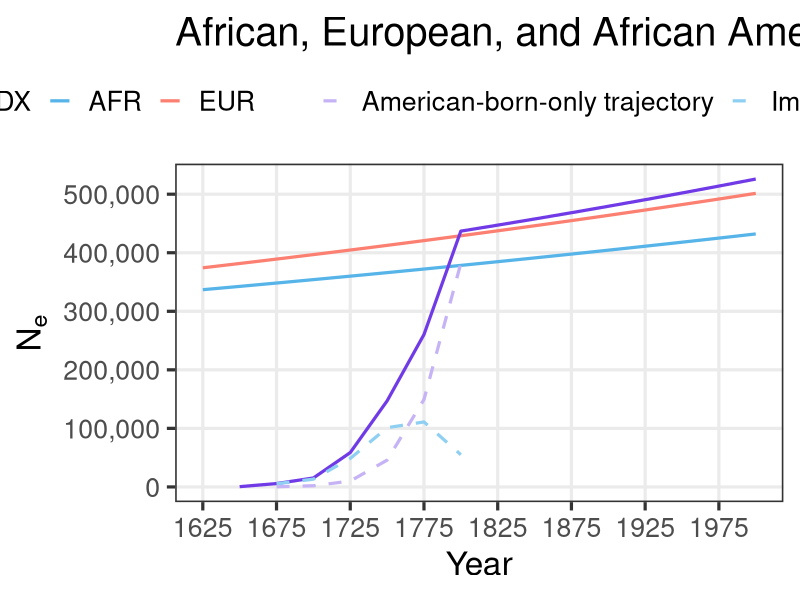
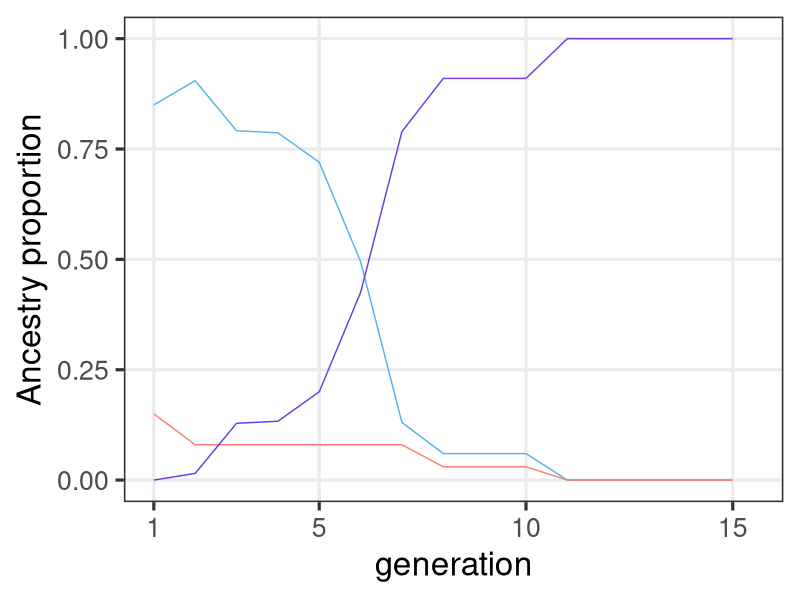

Write R code to recreate these figures, in order.
# ______________________________________________________________________________
# Aydin Karatas
# ___
# University of Southern California
# Department of Quantitative and Computational Biology
# Mooney Lab
# ___
# calc_ADX_Ne.R
# ______________________________________________________________________________


library(tidyverse)
library(patchwork)

# functions ----
# validate that a given value is a single non-negative whole generation.
# `value` is the candidate input and `name` is used in the error message.
validate.whole.generation.count <- function(value, name) {
  if (
    length(value) != 1 ||
      is.na(value) ||
      !is.finite(value) ||
      value != as.integer(value) ||
      value < 0
  ) {
    stop(name, " must be a non-negative whole generation count", call. = FALSE)
  }

  as.integer(value)
}

# build a generation sequence that can be empty when the requested length is 0.
# `start` is the first generation in the block and `len` is the block length.
build.generation.block <- function(start, len) {
  if (len == 0) {
    return(integer(0))
  }

  seq.int(start, start + len - 1L)
}

# return an explicit argument when provided, otherwise pull the default.
# `value` is the user-supplied override, `name` is the default binding name,
# and `defaults.env` is the environment that stores the fallback value.
resolve.default.param <- function(value, name, defaults.env) {
  if (!is.null(value)) {
    return(value)
  }

  get(name, envir = defaults.env)
}

# build the modeled generation layout for the three epochs.
# `epoch.*.len` are the epoch lengths, `gen.time` and `present.year` define the
# timeline, and `start.year` sets the first modeled generation boundary.
calc.epoch.config <- function(
    epoch.1.len,
    epoch.2.len,
    epoch.3.len,
    gen.time,
    present.year,
    start.year = 1625
) {
  epoch.1.len <- validate.whole.generation.count(
    epoch.1.len,
    "epoch.1.len"
  )
  epoch.2.len <- validate.whole.generation.count(
    epoch.2.len,
    "epoch.2.len"
  )
  epoch.3.len <- validate.whole.generation.count(
    epoch.3.len,
    "epoch.3.len"
  )

  max.epoch.1.len <- 7L

  if (epoch.1.len > max.epoch.1.len) {
    stop("epoch.1.len cannot exceed 7 modeled generations", call. = FALSE)
  }

  year.span <- present.year - start.year
  total.generations <- year.span / gen.time

  if (total.generations != as.integer(total.generations)) {
    stop(
      "present.year - start.year must be divisible by gen.time",
      call. = FALSE
    )
  }

  total.generations <- as.integer(total.generations)
  total.epoch.len <- epoch.1.len + epoch.2.len + epoch.3.len

  if (total.epoch.len != total.generations) {
    stop(
      "total epoch length must equal (present.year - start.year) / gen.time",
      call. = FALSE
    )
  }

  epoch.1.generations <- build.generation.block(1L, epoch.1.len)
  epoch.2.generations <- build.generation.block(epoch.1.len + 1L, epoch.2.len)
  epoch.3.first.generation <- if (epoch.3.len == 0) {
    NA_integer_
  } else {
    epoch.1.len + epoch.2.len + 1L
  }
  epoch.3.generations <- build.generation.block(
    epoch.1.len + epoch.2.len + 1L,
    epoch.3.len
  )

  epoch.3.anchor.generation <- NA_integer_

  if (epoch.3.len > 0) {
    if (epoch.2.len > 0) {
      epoch.3.anchor.generation <- max(epoch.2.generations)
    } else if (epoch.1.len > 0) {
      epoch.3.anchor.generation <- max(epoch.1.generations)
    } else {
      stop(
        "epoch 3 requires a prior non-empty epoch to provide an anchor",
        call. = FALSE
      )
    }
  }

  list(
    epoch.1.len = epoch.1.len,
    epoch.2.len = epoch.2.len,
    epoch.3.len = epoch.3.len,
    max.epoch.1.len = max.epoch.1.len,
    start.year = start.year,
    total.generations = total.generations,
    final.generation = total.generations,
    epoch.1.generations = epoch.1.generations,
    epoch.1.sex.generations = epoch.1.generations[epoch.1.generations >= 2],
    epoch.2.generations = epoch.2.generations,
    epoch.2.parental.generations = epoch.2.generations[
      epoch.2.generations >= 2
    ],
    epoch.3.generations = epoch.3.generations,
    epoch.3.first.generation = epoch.3.first.generation,
    epoch.3.anchor.generation = epoch.3.anchor.generation
  )
}

# create the African and European ancestry proportions by modeled generation.
# `mooney.cg[1]` is a dummy value for alignment. The paper-derived values start
# at `mooney.cg[2]`, so modeled G1 uses position 2.
build.mixing.props <- function(
    epoch.config,
    mooney.cg,
    epoch.1.eur.prop,
    epoch.2.afr.prop,
    epoch.2.eur.prop,
    epoch.3.afr.prop,
    epoch.3.eur.prop
) {
  if (epoch.config$epoch.1.len > length(mooney.cg) - 1L) {
    stop(
      "epoch.1.len cannot exceed paper-derived mooney.cg values",
      call. = FALSE
    )
  }

  epoch.1.cg <- if (epoch.config$epoch.1.len == 0L) {
    numeric(0)
  } else {
    mooney.cg[seq.int(2L, epoch.config$epoch.1.len + 1L)]
  }
  s.eur <- c(
    rep(epoch.1.eur.prop, epoch.config$epoch.1.len),
    rep(epoch.2.eur.prop, epoch.config$epoch.2.len),
    rep(epoch.3.eur.prop, epoch.config$epoch.3.len)
  )
  s.afr <- c(
    (1 - epoch.1.eur.prop) * epoch.1.cg,
    rep(epoch.2.afr.prop, epoch.config$epoch.2.len),
    rep(epoch.3.afr.prop, epoch.config$epoch.3.len)
  )

  if (
    length(s.eur) != epoch.config$total.generations ||
      length(s.afr) != epoch.config$total.generations
  ) {
    stop("AA.mixing.props vectors must not recycle", call. = FALSE)
  }

  tibble(
    g = seq_len(epoch.config$total.generations),
    s.afr = s.afr,
    s.eur = s.eur,
    h = pmax(1 - s.afr - s.eur, 0)
  )
}

# intersect generation windows with historical periods and measure coverage.
# `window.tbl` is the generation map and `hacker.tbl` is the historical  period
# table with start and end years.
calc.period.overlaps <- function(window.tbl, hacker.tbl) {
  merge(window.tbl, hacker.tbl, by = NULL) %>%
    as_tibble() %>%
    mutate(
      period.length = end.year - start.year,
      overlap.start.year = pmax(window.start.year, start.year),
      overlap.end.year = pmin(window.end.year, end.year),
      overlap.years = pmax(0, overlap.end.year - overlap.start.year),
      overlap.weight = overlap.years / period.length
    ) %>%
    filter(overlap.years > 0) %>%
    arrange(generation, start.year)
}

# estimate population size at a year by interpolating inside a period.
# `year` is the target year to query and `hacker.tbl` contains the period
# boundaries plus beginning and ending population sizes.
calc.boundary.population <- function(year, hacker.tbl) {
  if (is.na(year)) {
    return(NA_real_)
  }

  if (year < min(hacker.tbl$start.year) || year > max(hacker.tbl$end.year)) {
    return(NA_real_)
  }

  period.idx <- which(
    hacker.tbl$start.year <= year & hacker.tbl$end.year >= year
  )
  period.idx <- period.idx[length(period.idx)]
  period.row <- hacker.tbl[period.idx, ]
  period.length <- period.row$end.year - period.row$start.year
  period.frac <- (year - period.row$start.year) / period.length

  period.row$pop.beginning +
    period.frac * (period.row$pop.end - period.row$pop.beginning)
}

# build a generation map with explicit labels and calendar windows.
# G0 can be built with `first.generation = 0`, but modeled output starts at G1.
build.generation.map <- function(
    first.generation,
    generation.count,
    start.year,
    gen.time
) {
  tibble(
    generation = seq.int(
      first.generation,
      first.generation + generation.count - 1L
    ),
    generation.start.year = seq(
      start.year,
      start.year + gen.time * (generation.count - 1L),
      by = gen.time
    ),
    generation.end.year = generation.start.year + gen.time,
    generation.window.years = generation.end.year - generation.start.year,
    window.start.year = generation.start.year,
    window.end.year = generation.end.year
  )
}

# aggregate historical inputs over generation windows.
# This returns source-history summaries only; callers decide which rows are part
# of the modeled trajectory.
aggregate.generation.history <- function(
    generation.map,
    hacker.tbl,
    hacker.end.year
) {
  history.overlap <- calc.period.overlaps(generation.map, hacker.tbl) %>%
    select(
      generation,
      generation.start.year,
      generation.end.year,
      period,
      start.year,
      end.year,
      overlap.start.year,
      overlap.end.year,
      overlap.years,
      overlap.weight,
      imported,
      births,
      assumed.birth.rate,
      person.years.lived
    )

  history.agg <- history.overlap %>%
    group_by(generation, generation.start.year, generation.end.year) %>%
    summarise(
      periods = paste(period, collapse = ", "),
      imported = sum(imported * overlap.weight, na.rm = TRUE),
      births = sum(births * overlap.weight, na.rm = TRUE),
      birth.rate = weighted.mean(
        assumed.birth.rate,
        person.years.lived * overlap.weight,
        na.rm = TRUE
      ),
      aggregation.start.year = min(overlap.start.year),
      aggregation.end.year = max(overlap.end.year),
      hacker.window.years = sum(overlap.years),
      .groups = "drop"
    )

  history.agg <- generation.map %>%
    select(
      generation,
      generation.start.year,
      generation.end.year,
      generation.window.years
    ) %>%
    left_join(
      history.agg,
      by = c("generation", "generation.start.year", "generation.end.year")
    ) %>%
    mutate(
      population.boundary.year = if_else(
        generation.start.year < hacker.end.year,
        pmin(generation.end.year, hacker.end.year),
        NA_real_
      ),
      pop.end = map_dbl(
        population.boundary.year,
        calc.boundary.population,
        hacker.tbl = hacker.tbl
      ),
      is.truncated = !is.na(hacker.window.years) &
        hacker.window.years < generation.window.years
    )

  list(overlap = history.overlap, agg = history.agg)
}

# add a readable epoch label to each generation row.
# `AA.ne` is the analysis table and `epoch.config` supplies the generation
# ranges used to assign the three epoch labels.
make.epoch.labels <- function(AA.ne, epoch.config) {
  epoch.1.label <- if (length(epoch.config$epoch.1.generations) > 0) {
    "Epoch 1: Import-influenced sex proportions"
  } else {
    NA_character_
  }
  epoch.2.label <- if (length(epoch.config$epoch.2.generations) > 0) {
      "Epoch 2: WF 'Inbreeding Nb'"
  } else {
    NA_character_
  }
  epoch.3.label <- if (length(epoch.config$epoch.3.generations) > 0) {
      "Epoch 3: Modern exponential growth"
  } else {
    NA_character_
  }

  AA.ne %>%
    mutate(
      epoch = case_when(
        generation %in% epoch.config$epoch.1.generations ~ epoch.1.label,
        generation %in% epoch.config$epoch.2.generations ~ epoch.2.label,
        generation %in% epoch.config$epoch.3.generations ~ epoch.3.label
      )
    )
}

# check that the derived tables are internally consistent before returning.
# `AA.ne`, `AA.overlap`, and `AA.mixing.props` are the computed outputs, while
# the remaining arguments provide the timeline and boundary checks.
validate.analysis.outputs <- function(
    AA.ne,
    AA.overlap,
    AA.mixing.props,
    epoch.config,
    gen.time,
    present.year
) {
  stopifnot(
    identical(
      sort(AA.ne$generation),
      seq_len(epoch.config$total.generations)
    ),
    nrow(AA.mixing.props) == epoch.config$total.generations,
    identical(AA.mixing.props$g, seq_len(epoch.config$total.generations)),
    all(AA.ne$generation.window.years == gen.time),
    AA.ne$generation.start.year[1] == epoch.config$start.year,
    AA.ne$generation.end.year[epoch.config$final.generation] == present.year,
    all(AA.overlap$overlap.weight > 0),
    all(AA.overlap$overlap.weight <= 1),
    !is.na(AA.ne$female.total[1]),
    !is.na(AA.ne$male.total[1]),
    all(!is.na(AA.ne$female.total[epoch.config$epoch.1.sex.generations])),
    all(!is.na(AA.ne$male.total[epoch.config$epoch.1.sex.generations])),
    all(
      !is.na(
        AA.ne$parental.population[epoch.config$epoch.2.parental.generations]
      )
    ),
    all(!is.na(AA.ne$k[epoch.config$epoch.2.generations])),
    all(is.finite(AA.ne$admix.ne[epoch.config$epoch.2.generations])),
    all(AA.ne$admix.ne[epoch.config$epoch.2.generations] > 0),
    all(is.finite(AA.ne$import.ne[epoch.config$epoch.2.generations])),
    all(AA.ne$import.ne[epoch.config$epoch.2.generations] >= 0),
    all(
      is.na(AA.ne$import.female[epoch.config$epoch.2.generations]) |
        AA.ne$import.female[epoch.config$epoch.2.generations] > 0
    ),
    all(
      is.na(AA.ne$import.male[epoch.config$epoch.2.generations]) |
        AA.ne$import.male[epoch.config$epoch.2.generations] > 0
    ),
    all(
      abs(
        AA.ne$ne[epoch.config$epoch.2.generations] -
          AA.ne$admix.ne[epoch.config$epoch.2.generations] -
          AA.ne$import.ne[epoch.config$epoch.2.generations]
      ) < 1e-6
    ),
    all(
      AA.ne$import.ne[
        epoch.config$epoch.2.generations[
          AA.ne$imported[epoch.config$epoch.2.generations] <= 0
        ]
      ] == 0
    ),
    all(
      grepl(
        "^Epoch 3:",
        AA.ne$epoch[epoch.config$epoch.3.generations]
      )
    ),
    all(is.finite(AA.ne$ne)),
    all(AA.ne$ne > 0)
  )
}

# compute the full AA Ne analysis and return every intermediate table.
# the scalar arguments control the demographic timeline, G1 initialization, and
# epoch settings, while `mooney.cg` and `hacker.tbl` provide the input data.
calc.aa.ne.results <- function(
    gen.time = NULL,
    hacker.end.year = NULL,
    present.year = NULL,
    epoch.1.len = NULL,
    epoch.2.len = NULL,
    epoch.3.len = NULL,
    epoch.3.growth.rate = NULL,
    mooney.cg = NULL,
    epoch.1.eur.prop = NULL,
    epoch.2.afr.prop = NULL,
    epoch.2.eur.prop = NULL,
    epoch.3.afr.prop = NULL,
    epoch.3.eur.prop = NULL,
    hacker.tbl = NULL
) {
  defaults.env <- parent.env(environment())
  gen.time <- resolve.default.param(gen.time, "gen.time", defaults.env)
  hacker.end.year <- resolve.default.param(
    hacker.end.year,
    "hacker.end.year",
    defaults.env
  )
  present.year <- resolve.default.param(
    present.year,
    "present.year",
    defaults.env
  )
  epoch.1.len <- resolve.default.param(
    epoch.1.len,
    "epoch.1.len",
    defaults.env
  )
  epoch.2.len <- resolve.default.param(
    epoch.2.len,
    "epoch.2.len",
    defaults.env
  )
  epoch.3.len <- resolve.default.param(
    epoch.3.len,
    "epoch.3.len",
    defaults.env
  )
  epoch.3.growth.rate <- resolve.default.param(
    epoch.3.growth.rate,
    "epoch.3.growth.rate",
    defaults.env
  )
  mooney.cg <- resolve.default.param(mooney.cg, "mooney.cg", defaults.env)
  epoch.1.eur.prop <- resolve.default.param(
    epoch.1.eur.prop,
    "epoch.1.eur.prop",
    defaults.env
  )
  epoch.2.afr.prop <- resolve.default.param(
    epoch.2.afr.prop,
    "epoch.2.afr.prop",
    defaults.env
  )
  epoch.2.eur.prop <- resolve.default.param(
    epoch.2.eur.prop,
    "epoch.2.eur.prop",
    defaults.env
  )
  epoch.3.afr.prop <- resolve.default.param(
    epoch.3.afr.prop,
    "epoch.3.afr.prop",
    defaults.env
  )
  epoch.3.eur.prop <- resolve.default.param(
    epoch.3.eur.prop,
    "epoch.3.eur.prop",
    defaults.env
  )
  hacker.tbl <- resolve.default.param(hacker.tbl, "hacker.tbl", defaults.env)

  epoch.config <- calc.epoch.config(
    epoch.1.len = epoch.1.len,
    epoch.2.len = epoch.2.len,
    epoch.3.len = epoch.3.len,
    gen.time = gen.time,
    present.year = present.year
  )

  AA.mixing.props <- build.mixing.props(
    epoch.config = epoch.config,
    mooney.cg = mooney.cg,
    epoch.1.eur.prop = epoch.1.eur.prop,
    epoch.2.afr.prop = epoch.2.afr.prop,
    epoch.2.eur.prop = epoch.2.eur.prop,
    epoch.3.afr.prop = epoch.3.afr.prop,
    epoch.3.eur.prop = epoch.3.eur.prop
  )

  AA.hacker.tbl <- hacker.tbl %>%
    mutate(
      start.year = as.numeric(sub("-.*", "", period)),
      end.year = as.numeric(sub(".*-", "", period))
    ) %>%
    select(
      period,
      start.year,
      end.year,
      person.years.lived,
      assumed.birth.rate,
      imported,
      births,
      pop.beginning,
      pop.end
    )

  # G0 is a historical initialization window only. It is not returned in AA.ne,
  # not included in AA.mixing.props, and not plotted as part of the AA model.
  g0.generation.map <- build.generation.map(
    first.generation = 0L,
    generation.count = 1L,
    start.year = epoch.config$start.year - gen.time,
    gen.time = gen.time
  )

  AA.generation.map <- build.generation.map(
    first.generation = 1L,
    generation.count = epoch.config$total.generations,
    start.year = epoch.config$start.year,
    gen.time = gen.time
  )

  g0.history <- aggregate.generation.history(
    generation.map = g0.generation.map,
    hacker.tbl = AA.hacker.tbl,
    hacker.end.year = hacker.end.year
  )
  AA.history <- aggregate.generation.history(
    generation.map = AA.generation.map,
    hacker.tbl = AA.hacker.tbl,
    hacker.end.year = hacker.end.year
  )
  AA.overlap <- AA.history$overlap
  g0.agg <- g0.history$agg
  AA.agg <- AA.history$agg

  g0.african.potential.parents <- g0.agg$pop.end[1] - g0.agg$births[1]
  g1.imported <- AA.agg$imported[AA.agg$generation == 1]
  g1.african.total <- g0.african.potential.parents + g1.imported
  g1.european.total <- g1.african.total * 0.15
  g1.female.total <- g1.african.total * (1 / 3)
  g1.male.total <- g1.african.total * (2 / 3) + g1.european.total
  ne.g1 <- 4 * g1.female.total * g1.male.total /
    (g1.female.total + g1.male.total)

  stopifnot(
    is.finite(g0.african.potential.parents),
    g0.african.potential.parents >= 0,
    is.finite(g1.imported),
    is.finite(ne.g1),
    ne.g1 > 0
  )

  AA.ne <- AA.agg %>%
    arrange(generation) %>%
    mutate(
      population.at.generation.start = map_dbl(
        generation.start.year,
        calc.boundary.population,
        hacker.tbl = AA.hacker.tbl
      ),
      prev.births = dplyr::lag(births),
      previous.birth.periods = NA_character_,
      births.in.previous.25.years = NA_real_,
      female.imported = if_else(
        generation %in% epoch.config$epoch.1.sex.generations,
        ceiling(imported / 3),
        NA_real_
      ),
      male.imported = if_else(
        generation %in% epoch.config$epoch.1.sex.generations,
        floor(2 * imported / 3),
        NA_real_
      ),
      female.potential = if_else(
        generation %in% epoch.config$epoch.1.sex.generations,
        0.5 * prev.births,
        NA_real_
      ),
      male.potential = if_else(
        generation %in% epoch.config$epoch.1.sex.generations,
        0.5 * prev.births,
        NA_real_
      ),
      female.total = case_when(
        generation == 1 ~ g1.female.total,
        TRUE ~ female.imported + female.potential
      ),
      male.total = case_when(
        generation == 1 ~ g1.male.total,
        TRUE ~ male.imported + male.potential
      ),
      adult.population.age25.proxy = NA_real_,
      parental.population = if_else(
        generation %in% epoch.config$epoch.2.generations,
        prev.births,
        NA_real_
      ),
      parental.population.method = if_else(
        generation %in% epoch.config$epoch.2.generations,
        "prev.births plus separate import Ne component",
        NA_character_
      ),
      k = if_else(
        generation %in% epoch.config$epoch.2.generations,
        gen.time * birth.rate / 1000,
        NA_real_
      ),
      import.female = if_else(
        generation %in% epoch.config$epoch.2.generations & imported > 0,
        ceiling(imported / 3),
        NA_real_
      ),
      import.male = if_else(
        generation %in% epoch.config$epoch.2.generations & imported > 0,
        floor(2 * imported / 3),
        NA_real_
      ),
      admix.ne = if_else(
        generation %in% epoch.config$epoch.2.generations,
        (k * parental.population - 1) / k,
        NA_real_
      ),
      import.ne = case_when(
        generation %in% epoch.config$epoch.2.generations &
          imported > 0 &
          import.female > 0 &
          import.male > 0 ~
            4 * import.female * import.male / (import.female + import.male),
        generation %in% epoch.config$epoch.2.generations ~ 0,
        TRUE ~ NA_real_
      )
    )

  AA.ne <- AA.ne %>%
    mutate(
      ne = case_when(
        generation == 1 ~ ne.g1,
        generation %in% epoch.config$epoch.1.sex.generations ~
          4 * female.total * male.total / (female.total + male.total),
        generation %in% epoch.config$epoch.2.generations ~
          admix.ne + import.ne,
        TRUE ~ NA_real_
      )
    )

  epoch.3.anchor.ne <- if (length(epoch.config$epoch.3.generations) == 0) {
    NA_real_
  } else {
    AA.ne %>%
      filter(generation == epoch.config$epoch.3.anchor.generation) %>%
      pull(ne)
  }

  AA.ne <- AA.ne %>%
    mutate(
      ne = if_else(
        generation %in% epoch.config$epoch.3.generations,
        epoch.3.anchor.ne *
          exp(epoch.3.growth.rate *
            (generation - epoch.config$epoch.3.anchor.generation)),
        ne
      ),
      n.f.plus.m = (female.total + male.total),
      ne.over.n = ne / n.f.plus.m,
      four.f.m = 4 * (female.total / n.f.plus.m) * (male.total / n.f.plus.m)
    ) %>%
    make.epoch.labels(epoch.config) %>%
    select(
      generation,
      generation.start.year,
      generation.end.year,
      generation.window.years,
      aggregation.start.year,
      aggregation.end.year,
      hacker.window.years,
      is.truncated,
      population.boundary.year,
      periods,
      epoch,
      imported,
      births,
      birth.rate,
      prev.births,
      pop.end,
      previous.birth.periods,
      births.in.previous.25.years,
      population.at.generation.start,
      female.total,
      male.total,
      adult.population.age25.proxy,
      parental.population,
      parental.population.method,
      k,
      admix.ne,
      import.female,
      import.male,
      import.ne,
      ne,
      n.f.plus.m,
      ne.over.n,
      four.f.m
    )

  validate.analysis.outputs(
    AA.ne = AA.ne,
    AA.overlap = AA.overlap,
    AA.mixing.props = AA.mixing.props,
    epoch.config = epoch.config,
    gen.time = gen.time,
    present.year = present.year
  )

  list(
    AA.ne = AA.ne,
    AA.overlap = AA.overlap,
    AA.mixing.props = AA.mixing.props,
    epoch.config = epoch.config,
    ne.g1 = ne.g1,
    epoch.3.anchor.ne = epoch.3.anchor.ne,
    epoch.3.growth.rate = epoch.3.growth.rate
  )
}


# tunable parameters ----
gen.time <- 25
hacker.end.year <- 1865
present.year <- 2000
epoch.1.len <- 1
epoch.2.len <- 6 
epoch.3.len <- 8

# This source table keeps several historical columns for completeness. The model
# directly uses only period, person-years, birth-rate, imports, births, and
# population-boundary columns selected into `AA.hacker.tbl`.
hacker.tbl <- data.frame(
  period = c(
    "1610-1620", "1620-1630", "1630-1640", "1640-1650", "1650-1660",
    "1660-1670", "1670-1680", "1680-1690", "1690-1700", "1700-1710",
    "1710-1720", "1720-1730", "1730-1740", "1740-1750", "1750-1760",
    "1760-1770", "1770-1780", "1780-1790", "1790-1800", "1800-1810",
    "1810-1820", "1820-1830", "1830-1840", "1840-1850", "1850-1860",
    "1860-1861", "1861-1862", "1862-1863", "1863-1864", "1864-1865"
  ),
  pop.beginning = c(
    0, 20, 59, 585, 1568,
    2862, 4444, 6832, 16394, 27806,
    41844, 67294, 95669, 156040, 247027,
    319290, 459446, 558921, 706514, 908036,
    1195182, 1550757, 2021968, 2530405, 3204420,
    3953760, 3991133, 3903859, 3815760, 3726828
  ),
  pop.end = c(
    20, 59, 585, 1568, 2862,
    4444, 6832, 16394, 27806, 41844,
    67294, 95669, 156040, 247027, 319290,
    459446, 558921, 706514, 908036, 1195182,
    1550757, 2021968, 2530405, 3204420, 3953760,
    3991133, 3903859, 3815760, 3726828, 3630336
  ),
  growth.rate.10yr = c(
    NA, 195.0, 891.5, 168.0, 82.5,
    55.3, 53.7, 140.0, 69.6, 50.5,
    60.8, 42.2, 63.1, 58.3, 29.3,
    43.9, 21.7, 26.4, 28.5, 31.6,
    29.8, 30.4, 25.1, 26.6, 23.4,
    NA, NA, NA, NA, NA
  ),
  person.years.lived = c(
    16, 361, 2293, 9970, 21505,
    35952, 55527, 109243, 215999, 343482,
    535651, 806513, 1234030, 1980625, 2816150,
    3851269, 5075599, 6298380, 8030652, 10450423,
    13652609, 17759559, 22666906, 28541607, 35659777,
    3972417, 3947335, 3859642, 3771119, 3144251
  ),
  hours.worked.millions = c(
    0, 1, 5, 23, 49,
    82, 127, 251, 496, 788,
    1229, 1850, 2831, 4544, 6461,
    8835, 11644, 14449, 18423, 23975,
    31321, 40743, 52001, 65478, 81808,
    9113, 9056, 8855, 8651, 7213
  ),
  assumed.birth.rate = c(
    NA, 22.4, 22.4, 22.4, 22.4,
    22.4, 26.5, 27.3, 29.1, 31.0,
    34.6, 41.3, 41.4, 41.2, 46.4,
    39.5, 39.1, 44.7, 50.3, 55.8,
    55.7, 56.5, 56.5, 54.0, 52.3,
    49.6, 49.6, 49.6, 49.6, 49.6
  ),
  births = c(
    NA, 8, 51, 223, 481,
    804, 1472, 2986, 6295, 10635,
    18524, 33316, 51150, 81536, 130654,
    151957, 198660, 281549, 403648, 583395,
    759768, 1003859, 1280680, 1539820, 1865898,
    197032, 195788, 191438, 187048, 155955
  ),
  imported = c(
    32, 150, 110, 301, 1335,
    3038, 3582, 4947, 8197, 16442,
    17622, 41334, 66672, 26455, 44718,
    59557, 41129, 25105, 16183, 77368,
    5207, 410, 91, 0, 303,
    110, 0, 0, 0, 0
  ),
  smuggled = c(
    NA, NA, NA, NA, NA,
    NA, NA, NA, NA, NA,
    NA, NA, NA, NA, NA,
    NA, NA, NA, NA, NA,
    NA, 1100, 900, 500, 200,
    NA, NA, NA, NA, NA
  ),
  natural.increase.rate = c(
    NA, -30.8, 18.1, 6.8, -0.2,
    -4.0, -2.2, 4.2, 1.5, -0.7,
    1.5, -1.6, -0.5, 3.3, 1.0,
    2.1, 1.3, 2.2, 2.6, 2.4,
    2.7, 2.9, 2.4, 2.4, 2.2,
    NA, NA, NA, NA, NA
  ),
  births.plus.imports = c(
    32, 158, 161, 524, 1816,
    3842, 5054, 7933, 14492, 27077,
    36146, 74650, 117822, 107991, 175372,
    211514, 239789, 306654, 419831, 660763,
    764975, 1005369, 1281671, 1540320, 1866401,
    197142, 195788, 191438, 187048, 155955
  ),
  percent.total = c(
    0.0, 0.0, 0.0, 0.0, 0.0,
    0.0, 0.1, 0.1, 0.1, 0.3,
    0.4, 0.8, 1.2, 1.1, 1.8,
    2.2, 2.4, 3.1, 4.3, 6.7,
    7.8, 10.3, 13.1, 15.7, 19.0,
    2.0, 2.0, 2.0, 1.9, 1.6
  ),
  cumulative.number = c(
    32, 190, 351, 875, 2691,
    6533, 11587, 19520, 34012, 61089,
    97235, 171885, 289707, 397698, 573070,
    784584, 1024373, 1331027, 1750858, 2411621,
    3176596, 4181965, 5463636, 7003956, 8870357,
    9067499, 9263287, 9454725, 9641773, 9797728
  ),
  cumulative.percent = c(
    0.0, 0.0, 0.0, 0.0, 0.0,
    0.1, 0.1, 0.2, 0.3, 0.6,
    1.0, 1.8, 3.0, 4.1, 5.8,
    8.0, 10.5, 13.6, 17.9, 24.6,
    32.4, 42.7, 55.8, 71.5, 90.5,
    92.5, 94.5, 96.5, 98.4, 100.0
  ),
  stringsAsFactors = FALSE
)

epoch.3.growth.rate <- 0.023175

epoch.1.eur.prop <- 0.08
epoch.2.afr.prop <- 0.06
epoch.2.eur.prop <- 0.03
epoch.3.afr.prop <- 0
epoch.3.eur.prop <- 0

# The first value is a dummy index placeholder. The paper-derived values start
# at position 2, so modeled G1 uses `mooney.cg[2]`.
mooney.cg <- c(
  1,
  1,
  0.9835,
  0.8602,
  0.8551,
  0.7826,
  0.5380,
  0.1418
)

# plot colors
afr.prim <- "#56B4E9"
afr.sec <- "#8FD0F2"
eur.prim <- "#fb8072"
admix.prim <- "#703BE7"
admix.sec <- "#C6B3F6"
# calculations ----
analysis.results <- calc.aa.ne.results()

AA.ne <- analysis.results$AA.ne
AA.overlap <- analysis.results$AA.overlap
AA.mixing.props <- analysis.results$AA.mixing.props
epoch.config <- analysis.results$epoch.config
ne.g1 <- analysis.results$ne.g1
epoch.3.anchor.ne <- analysis.results$epoch.3.anchor.ne


# plotting ----
summary.generations <- c(
  epoch.config$epoch.1.generations,
  epoch.config$epoch.2.generations,
  epoch.config$final.generation
)
summary.generations <- sort(unique(summary.generations))

cat("\nHistorical generation-level ADMIX Ne summary\n")
print(
  AA.ne %>%
    filter(generation %in% summary.generations) %>%
    select(
      generation,
      generation.start.year,
      generation.end.year,
      epoch,
      is.truncated,
      imported,
      births,
      birth.rate,
      prev.births,
      female.total,
      male.total,
      adult.population.age25.proxy,
      parental.population,
      parental.population.method,
      k,
      admix.ne,
      import.female,
      import.male,
      import.ne,
      ne
    ),
  n = Inf
)

cat(
  paste0(
    "\nHistorical present-day G",
    epoch.config$final.generation,
    " Ne: ",
    round(AA.ne$ne[AA.ne$generation == epoch.config$final.generation], 1),
    "\n"
  )
)

# tennessen afr/eur ne trajectory ----
# constants from `other_scripts/const.sh` and `build_demography.py`
t.af.years <- 148000
t.ooa.years <- 51000
t.eu0.years <- 23000
t.eg.years <- 5115
r.eu0 <- 0.00307
r.eu <- 0.0195
r.afr <- 0.0166
n.a <- 7310
n.afr.1 <- 14474
n.b <- 1861
n.eu0 <- 1032

t.af <- t.af.years / gen.time
t.ooa <- t.ooa.years / gen.time
t.eu0 <- t.eu0.years / gen.time
t.eg <- t.eg.years / gen.time
n.eu1 <- n.eu0 / exp(-r.eu0 * (t.eu0 - t.eg))
n.eu.present <- n.eu1 / exp(-r.eu * t.eg)
n.afr.present <- n.afr.1 / exp(-r.afr * t.eg)

tennessen.start.year <- min(AA.ne$generation.start.year)
tennessen.end.year <- present.year
tennessen.years <- seq(tennessen.start.year, tennessen.end.year, by = 1)
tennessen.time.bp <- tennessen.end.year - tennessen.years
tennessen.time.gen <- tennessen.time.bp / gen.time

tennessen.ne <- tibble(
  year = tennessen.years,
  time.bp = tennessen.time.bp,
  time.gen = tennessen.time.gen
) %>%
  mutate(
    afr = case_when(
      time.gen <= t.eg ~ n.afr.present * exp(-r.afr * time.gen),
      time.gen <= t.ooa ~ n.afr.1,
      time.gen <= t.af ~ n.a,
      TRUE ~ NA_real_
    ),
    eur = case_when(
      time.gen <= t.eg ~ n.eu.present * exp(-r.eu * time.gen),
      time.gen <= t.eu0 ~ n.eu1 * exp(-r.eu0 * (time.gen - t.eg)),
      time.gen <= t.ooa ~ n.b,
      TRUE ~ NA_real_
    ),
    epoch = NA,
    admix.ne = NA,
    import.ne = NA
  )

tennessen.ne.long <- tennessen.ne %>%
  pivot_longer(
    cols = c(afr, eur),
    names_to = "population",
    values_to = "ne"
  )


# combined aa/afr/eur ne plot ----
aa.ne.long <- AA.ne %>%
  transmute(
    year = generation.end.year,
    population = "aa",
    ne = ne,
    admix.ne = admix.ne,
    import.ne = import.ne,
    epoch = epoch
  )

combined.ne.long <- bind_rows(
  aa.ne.long,
  tennessen.ne.long %>%
    transmute(year, population, ne, admix.ne, import.ne, epoch)
)

combined.ne.plot <- ggplot(
  combined.ne.long,
  aes(x = year, color = population)
) +
  geom_line(
    aes(y = ne), data = combined.ne.long %>% filter(population != "aa"),
    linewidth = 1.1
  ) +
  geom_line(
    aes(y = ne), data = combined.ne.long %>% filter(population == "aa"),
    linewidth = 1.1
  ) +
  geom_line(
    aes(y = import.ne, linetype = "Import-only trajectory"),
    data = combined.ne.long %>% filter(population == "aa"),
    linewidth = 1.1,
    color = afr.sec
  ) +
  geom_line(
    aes(y = admix.ne, linetype = "American-born-only trajectory"),
    data = combined.ne.long %>% filter(population == "aa"),
    linewidth = 1.1,
    color = admix.sec
  ) +
  scale_linetype_manual(
    values = c(
      "Import-only trajectory" = "dashed",
      "American-born-only trajectory" = "dashed"
    ),
    name = NULL
  ) +
  scale_color_manual(
    values = c(
      aa = admix.prim,
      afr = afr.prim,
      eur = eur.prim
    ),
    labels = c(
      aa = "ADX",
      afr = "AFR",
      eur = "EUR"
    ),
    name = NULL
  ) +
  scale_y_continuous(labels = scales::comma) +
  scale_x_continuous(
    breaks = seq(tennessen.start.year, tennessen.end.year, by = 50)
  ) +
  labs(
    x = "Year",
    y = expression(N[e]),
    color = NULL,
    title = paste0(
      "African, European, and African American effective population size, ",
      tennessen.start.year,
      "-",
      tennessen.end.year
    )
  ) +
  theme_bw(base_size = 24) +
  theme(
    legend.position = "top",
    legend.direction = "horizontal",
    legend.box = "horizontal",
    panel.grid.minor = element_blank(),
    strip.background = element_blank(),
    strip.text = element_text(face = "plain")
  )

print(combined.ne.plot)



# mixing proportions plot ----
admix.tbl <- tibble(
  generation = 1:15,
  
  afr = c(
    0.850000,
    0.904820,
    0.791384,
    0.786692,
    0.719992,
    0.494960,
    0.130456,
    0.060000,
    0.060000,
    0.060000,
    0.000000,
    0.000000,
    0.000000,
    0.000000,
    0.000000
  ),
  
  eur = c(
    0.150000,
    0.080000,
    0.080000,
    0.080000,
    0.080000,
    0.080000,
    0.080000,
    0.030000,
    0.030000,
    0.030000,
    0.000000,
    0.000000,
    0.000000,
    0.000000,
    0.000000
  ),
  
  prior.admix = c(
    0.000000,
    0.015180,
    0.128616,
    0.133308,
    0.200008,
    0.425040,
    0.789544,
    0.910000,
    0.910000,
    0.910000,
    1.000000,
    1.000000,
    1.000000,
    1.000000,
    1.000000
  )
)

# long format
admix.long <- admix.tbl %>%
  pivot_longer(
    cols = -generation,
    names_to = "ancestry",
    values_to = "proportion"
  ) %>%
  mutate(perc = proportion * 100)


admix.plot <- ggplot(
  admix.long, aes(x = generation, y = proportion, color = ancestry)
  ) +
  geom_line() +
  scale_color_manual(
    values = c(afr = afr.prim, eur = eur.prim, prior.admix = admix.prim)
    ) +
  labs(y = "Ancestry proportion") +
  scale_x_continuous(breaks = c(1, 5, 10, 15), limits = c(1, 15.5)) +
  theme_bw(base_size = 24) +
  theme(legend.position = "none",
        panel.grid.minor = element_blank(),
        strip.background = element_blank(),
        strip.text = element_text(face = "plain"))

print(admix.plot)
